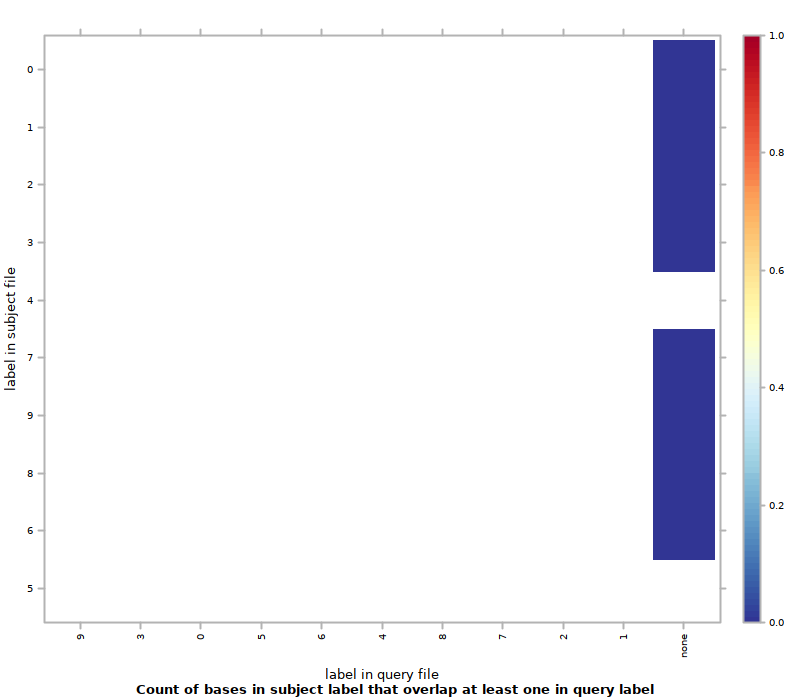

Write R code to recreate this figure.
#!/usr/bin/env Rscript
## transcript produced by Segtools 1.1.14

segtools.r.dirname <-
  system2("python",
          c("-c", "'import segtools; print segtools.get_r_dirname()'"),
          stdout = TRUE)

source(file.path(segtools.r.dirname, 'common.R'))
source(file.path(segtools.r.dirname, 'overlap.R'))
save.overlap.performance('./MCex30bp50bp/overlap-ordered', 'overlap.performance', './MCex30bp50bp/overlap-ordered/overlap.tab', row.normalize = 'FALSE', mnemonic_file = './MCex30bp50bp/overlap-direct/mnemonics1_new.txt', clobber = FALSE, col_mnemonic_file = './MCex30bp50bp/overlap-direct/mnemonics2_new.txt')
save.overlap.heatmap('./MCex30bp50bp/overlap-ordered', 'overlap', './MCex30bp50bp/overlap-ordered/overlap.tab', clobber = FALSE, col_mnemonic_file = './MCex30bp50bp/overlap-direct/mnemonics2_new.txt', cluster = FALSE, max_contrast = FALSE, row.normalize = 'FALSE', mnemonic_file = './MCex30bp50bp/overlap-direct/mnemonics1_new.txt')
